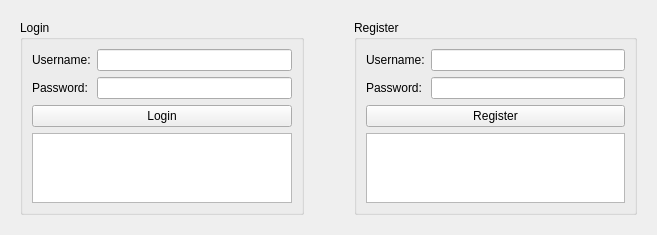
<?xml version="1.0" encoding="UTF-8"?>
<ui version="4.0">
 <class>LoginRegisterWindow</class>
 <widget class="QWidget" name="LoginRegisterWindow">
  <property name="geometry">
   <rect>
    <x>0</x>
    <y>0</y>
    <width>657</width>
    <height>225</height>
   </rect>
  </property>
  <property name="windowTitle">
   <string>REST API Client</string>
  </property>
  <layout class="QGridLayout" name="gridLayout">
   <item row="0" column="0">
    <layout class="QHBoxLayout" name="horizontalLayout">
     <property name="spacing">
      <number>50</number>
     </property>
     <property name="leftMargin">
      <number>9</number>
     </property>
     <property name="topMargin">
      <number>9</number>
     </property>
     <property name="rightMargin">
      <number>9</number>
     </property>
     <property name="bottomMargin">
      <number>9</number>
     </property>
     <item>
      <widget class="QGroupBox" name="groupBox">
       <property name="title">
        <string>Login</string>
       </property>
       <layout class="QGridLayout" name="gridLayout_3">
        <item row="0" column="0">
         <layout class="QVBoxLayout" name="verticalLayout_12">
          <item>
           <layout class="QFormLayout" name="formLayout_4">
            <item row="0" column="0">
             <widget class="QLabel" name="label_12">
              <property name="text">
               <string>Username:</string>
              </property>
             </widget>
            </item>
            <item row="0" column="1">
             <widget class="QLineEdit" name="login_username">
              <property name="text">
               <string/>
              </property>
             </widget>
            </item>
            <item row="1" column="0">
             <widget class="QLabel" name="label_13">
              <property name="text">
               <string>Password:</string>
              </property>
             </widget>
            </item>
            <item row="1" column="1">
             <widget class="QLineEdit" name="login_password">
              <property name="text">
               <string/>
              </property>
              <property name="echoMode">
               <enum>QLineEdit::Password</enum>
              </property>
             </widget>
            </item>
           </layout>
          </item>
          <item>
           <widget class="QPushButton" name="login">
            <property name="text">
             <string>Login</string>
            </property>
           </widget>
          </item>
          <item>
           <widget class="QTextBrowser" name="login_output">
            <property name="enabled">
             <bool>true</bool>
            </property>
           </widget>
          </item>
         </layout>
        </item>
       </layout>
      </widget>
     </item>
     <item>
      <widget class="QGroupBox" name="groupBox_2">
       <property name="title">
        <string>Register</string>
       </property>
       <layout class="QGridLayout" name="gridLayout_2">
        <item row="0" column="0">
         <layout class="QVBoxLayout" name="verticalLayout_11">
          <item>
           <layout class="QFormLayout" name="formLayout_3">
            <item row="0" column="0">
             <widget class="QLabel" name="label_6">
              <property name="text">
               <string>Username:</string>
              </property>
             </widget>
            </item>
            <item row="0" column="1">
             <widget class="QLineEdit" name="createUser_username">
              <property name="text">
               <string/>
              </property>
             </widget>
            </item>
            <item row="1" column="0">
             <widget class="QLabel" name="label_7">
              <property name="text">
               <string>Password:</string>
              </property>
             </widget>
            </item>
            <item row="1" column="1">
             <widget class="QLineEdit" name="createUser_password">
              <property name="text">
               <string/>
              </property>
              <property name="echoMode">
               <enum>QLineEdit::Password</enum>
              </property>
             </widget>
            </item>
            <item row="2" column="0" colspan="2">
             <widget class="QPushButton" name="createUser">
              <property name="text">
               <string>Register</string>
              </property>
             </widget>
            </item>
           </layout>
          </item>
          <item>
           <widget class="QTextBrowser" name="createUser_output">
            <property name="enabled">
             <bool>true</bool>
            </property>
           </widget>
          </item>
         </layout>
        </item>
       </layout>
      </widget>
     </item>
    </layout>
   </item>
  </layout>
 </widget>
 <resources/>
 <connections/>
</ui>
